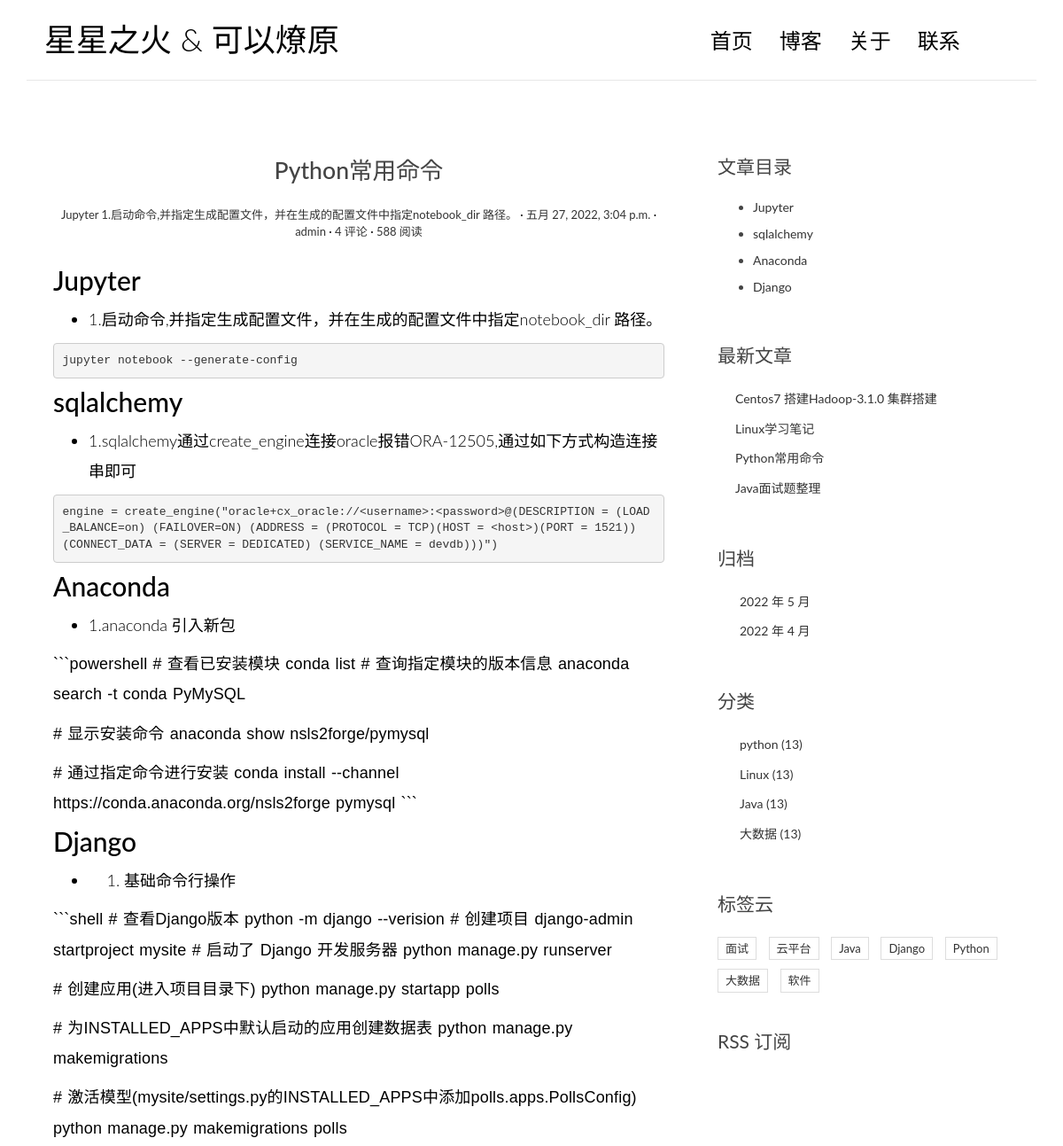
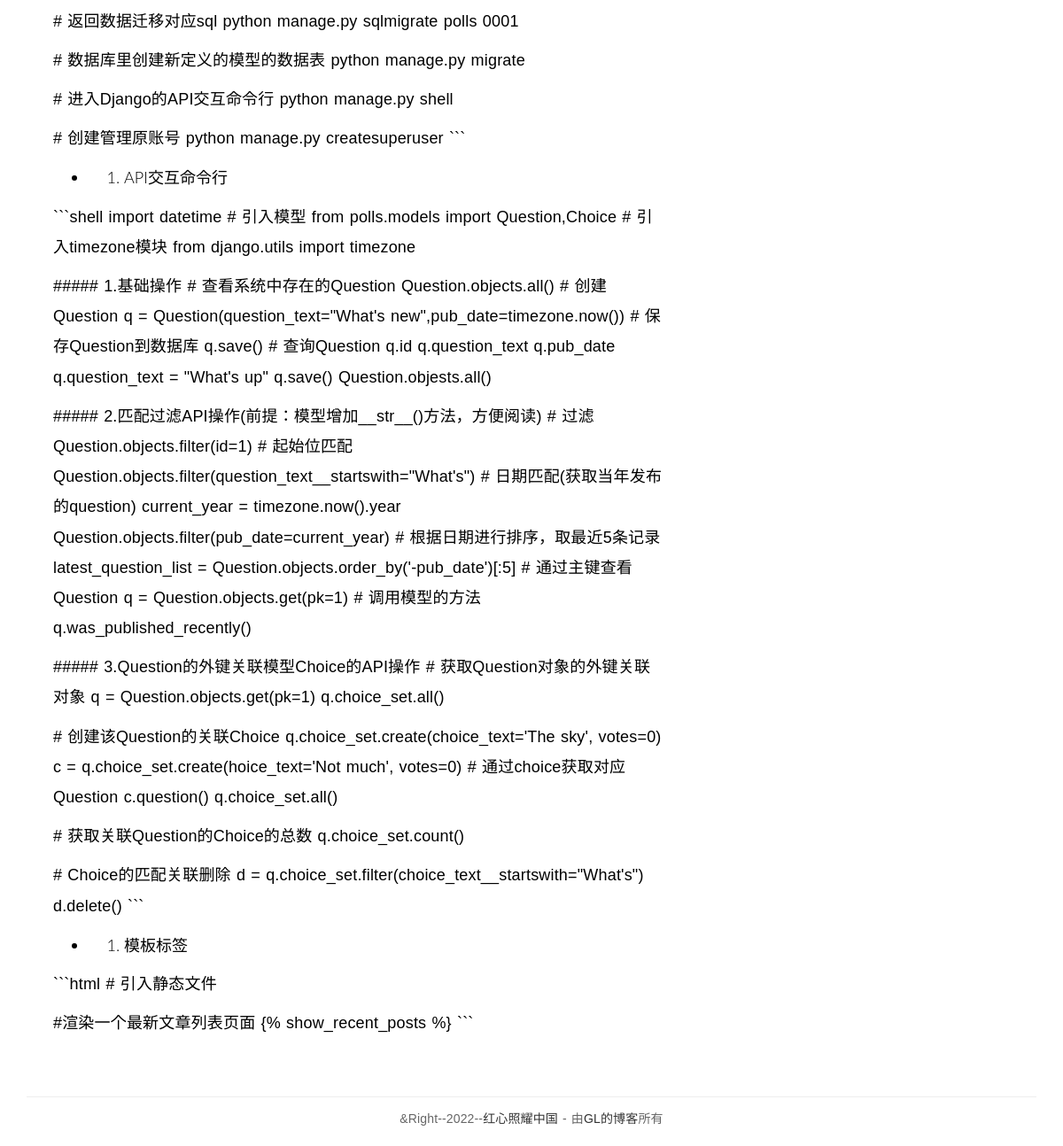
The page /polls/1/ on the database its author committed (2 pictures, top to bottom).
### polls/models.py (models this page shows, shortened)
class Article(models.Model):
    title = models.CharField('标题',max_length=100)
    introduction = models.CharField('简介',max_length=500,blank=True)
    content = models.TextField(default='暂无内容')
    classification = models.ForeignKey(Classification,on_delete=models.CASCADE)
    readCount = models.IntegerField(default=0)
    commentCount = models.IntegerField(default=0)
    author = models.CharField(verbose_name='作者',max_length=20)
    tags = models.ManyToManyField(Tag,verbose_name='标签',blank=True)
    pub_date = models.DateTimeField('date published',default=timezone.now)
    modified_time = models.DateTimeField(verbose_name="修改时间")
    class Meta:
        verbose_name = '文章'
        verbose_name_plural = verbose_name

class Tag(models.Model):
    name = models.CharField(max_length=100)
    class Meta:
        verbose_name = '标签'
        verbose_name_plural = verbose_name

class Classification(models.Model):
    name = models.CharField('分类名称',max_length=100)

### polls/views.py (the view)
# urls.py: path('<int:article_id>/',views.articleDetail,name='articleDetail'),
def articleDetail(request,article_id):
    article = get_object_or_404(Article,pk=article_id)
    md = markdown.Markdown(extensions=[ 'markdown.extensions.extra','markdown.extensions.codehilite',
        'markdown.extensions.tables',
        'markdown.extensions.wikilinks',TocExtension(slugify=slugify),])
    content_body = md.convert(article.content)
    m = re.search(r'<div class="toc">\s*<ul>(.*)</ul>\s*</div>',md.toc,re.S)
    article.toc = m.group(1) if m is not None else ' '
    return render(request,'polls/articleDetail.html',{'article':article,'content_body':content_body})

### polls/templatetags/blog_extra.py (called while the page is built)
@register.inclusion_tag(filename='polls/inclusions/_recent_posts.html',takes_context=True)
def show_recent_blogs(context,num=5):
    return {
        'recent_blog_list':Article.objects.all().order_by('-pub_date')[:num],
    }

@register.inclusion_tag(filename='polls/inclusions/_archives.html',takes_context=True)
def show_archives(context):
    return {
        'date_list':Article.objects.dates('pub_date','month',order='DESC'),
    }

@register.inclusion_tag(filename='polls/inclusions/_categories.html',takes_context=True)
def show_categories(context):
    return {
        'classification_list':Classification.objects.all()
    }

@register.inclusion_tag(filename='polls/inclusions/_tags.html',takes_context=True)
def show_tags(context):
    return {
        'tag_list':Tag.objects.all()
    }

### polls/templates/polls/articleDetail.html
{% extends 'base.html' %}
{% block main %}
    <article class="post post-1">
       <header class="entry-header">
            <h1 class="entry-title">{{ article.title }}</h1>
            <div class="entry-meta">
              <span class="post-category"><a href="#">{{ article.introduction }}</a></span>
              <span class="post-date"><a href="#"><time class="entry-date"
                                                        datetime="{{ article.pub_date }}">{{ article.modified_time }}</time></a></span>
              <span class="post-author"><a href="#">{{ article.author }}</a></span>
              <span class="comments-link"><a href="#">4 评论</a></span>
              <span class="views-count"><a href="#">588 阅读</a></span>
            </div>
       </header>
        <div class="entry-content clearfix">
            {% if content_body %}
                 {{ content_body|safe }}
            {% else %}
                <h1><strong>内容显示异常</strong></h1>
            {% endif %}
        </div>
    </article>
{% endblock main %}
{% block toc %}
    {% if article.toc %}
    <div class="widget widget-content">
        <h3 class="widget-title">文章目录</h3>
        <div class="toc">
        <ul>
          {{ article.toc|safe }}
        </ul>
      </div>
    </div>
    {% endif %}
{% endblock toc %}

### polls/templates/polls/inclusions/_recent_posts.html
<div class="widget widget-recent-posts">
  <h3 class="widget-title">最新文章</h3>
  <ul>
    {% for article in recent_blog_list %}
      <li>
        <a href="{% url 'polls:articleDetail' article.id %}">{{ article.title }}</a>
      </li>
    {% empty %}
      暂无文章！
    {% endfor %}
  </ul>
</div>

### polls/templates/polls/inclusions/_categories.html
<div class="widget widget-category">
  <h3 class="widget-title">分类</h3>
  <ul>
    {% for classification in classification_list %}
      <li>
        <a href="{% url 'polls:classification' classification.id %}">{{ classification.name }} <span class="article-count">(13)</span></a>
      </li>
    {% empty %}
      暂无分类！
    {% endfor %}
  </ul>
</div>

### polls/templates/polls/inclusions/_tags.html
<div class="widget widget-tag-cloud">
  <h3 class="widget-title">标签云</h3>
  <ul>
    {% for tag in tag_list %}
      <li>
        <a href="{% url 'polls:tags' tag.id %}">{{ tag.name }}</a>
      </li>
    {% empty %}
      暂无标签！
    {% endfor %}
  </ul>
</div>

### polls/static/polls/css/custom.css (style rules this page uses)
* { outline: none; }
h1, h2, h3, h4, h5, h6 { margin-top: 0; }
a { color: #333; }
body { color: #444; font-family: 'Lato', sans-serif; }
p { font-family: 'Ubuntu', sans-serif; font-weight: 400; word-spacing: 1px; letter-spacing: 0.01em; }
.post { background: #fff; padding: 30px 30px 0; }
.entry-title { text-align: center; font-size: 1.9em; margin-bottom: 20px; line-height: 1.6; padding: 10px 20px 0; }
.entry-meta { text-align: center; color: #DDDDDD; font-size: 13px; margin-bottom: 30px; }
.entry-content { font-size: 18px; line-height: 1.9; font-weight: 300; color: #000; }
.post-category::after, .post-date::after, .post-author::after, .comments-link::after { content: ' ·'; color: #000; }
.widget { background: #fff; padding: 30px 0 0; }
.widget-title { font-size: 1.5em; margin-bottom: 20px; line-height: 1.6; padding: 10px 0 0; font-weight: 400; }
.widget-recent-posts ul { padding: 0; margin: 0; padding-left: 20px; }
.widget-recent-posts ul li { list-style-type: none; position: relative; line-height: 170%; margin-bottom: 10px; }
.widget-recent-posts ul li::before { content: '\f3d3'; font-family: "Ionicons"; position: absolute; left: -17px; top: 3px; font-size: 16px; color: #000; }
.widget-category ul { padding: 0; margin: 0; padding-left: 25px; }
.widget-category ul li { list-style-type: none; position: relative; line-height: 170%; margin-bottom: 10px; }
.widget-category ul li::before { content: '\f3fe'; font-family: "Ionicons"; position: absolute; left: -25px; top: 1px; font-size: 18px; color: #000; }
.widget-tag-cloud ul { padding: 0; margin: 0; margin-right: -10px; }
.widget-tag-cloud ul li { list-style-type: none; font-size: 13px; display: inline-block; margin-right: 10px; margin-bottom: 10px; padding: 3px 8px; border: 1px solid #ddd; }
.widget-content ul li { margin-bottom: 10px; }

### polls/templates/base.html (style rules this page uses)
.codehilite { padding: 0; }

### rows shown on the page
Article: title "Python常用命令", introduction "Jupyter 1.启动命令,并指定生成配置文件，并在生成的配置文件中指定notebook_dir 路径。", modified_time "五月 27, 2022, 3:04 p.m.", author "admin", toc "Jupyter sqlalchemy Anaconda Django"
Tag: name "Jupyter 1.启动命令,并指定生成配置文件，并在生成的配置文件中指定notebook_dir 路径。 jupyter notebook --generate-config sqlalchemy 1.sqlalchemy通过create_engine连接oracle报错ORA-12505,通过如下方式构造连接串即可 engine = create_engine ( \"oracle+cx_oracle://<username>:<password>@(DESCRIPTION = (LOAD_BALANCE=on) (FAILOVER=ON) (ADDRESS = (PROTOCOL = TCP)(HOST = <host>)(PORT = 1521)) (CONNECT_DATA = (SERVER = DEDICATED) (SERVICE_NAME = devdb)))\" ) Anaconda 1.anaconda 引入新包 ```powershell # 查看已安装模块 conda list # 查询指定模块的版本信息 anaconda search -t conda PyMySQL # 显示安装命令 anaconda show nsls2forge/pymysql # 通过指定命令进行安装 conda install --channel https://conda.anaconda.org/nsls2forge pymysql ``` Django 基础命令行操作 ```shell # 查看Django版本 python -m django --verision #…", name "Django"
Article: title "Centos7 搭建Hadoop-3.1.0 集群搭建"
Article: title "Linux学习笔记"
Article: title "Java面试题整理"
Classification: name "python"
Classification: name "Linux"
Classification: name "Java"
Classification: name "大数据"
Tag: name "面试"
Tag: name "云平台"
Tag: name "Java"
Tag: name "Python"
Tag: name "大数据"
Tag: name "软件"

### other values the page prints
{{ date.year }} "2022" "2022"
{{ date.month }} "5" "4"
